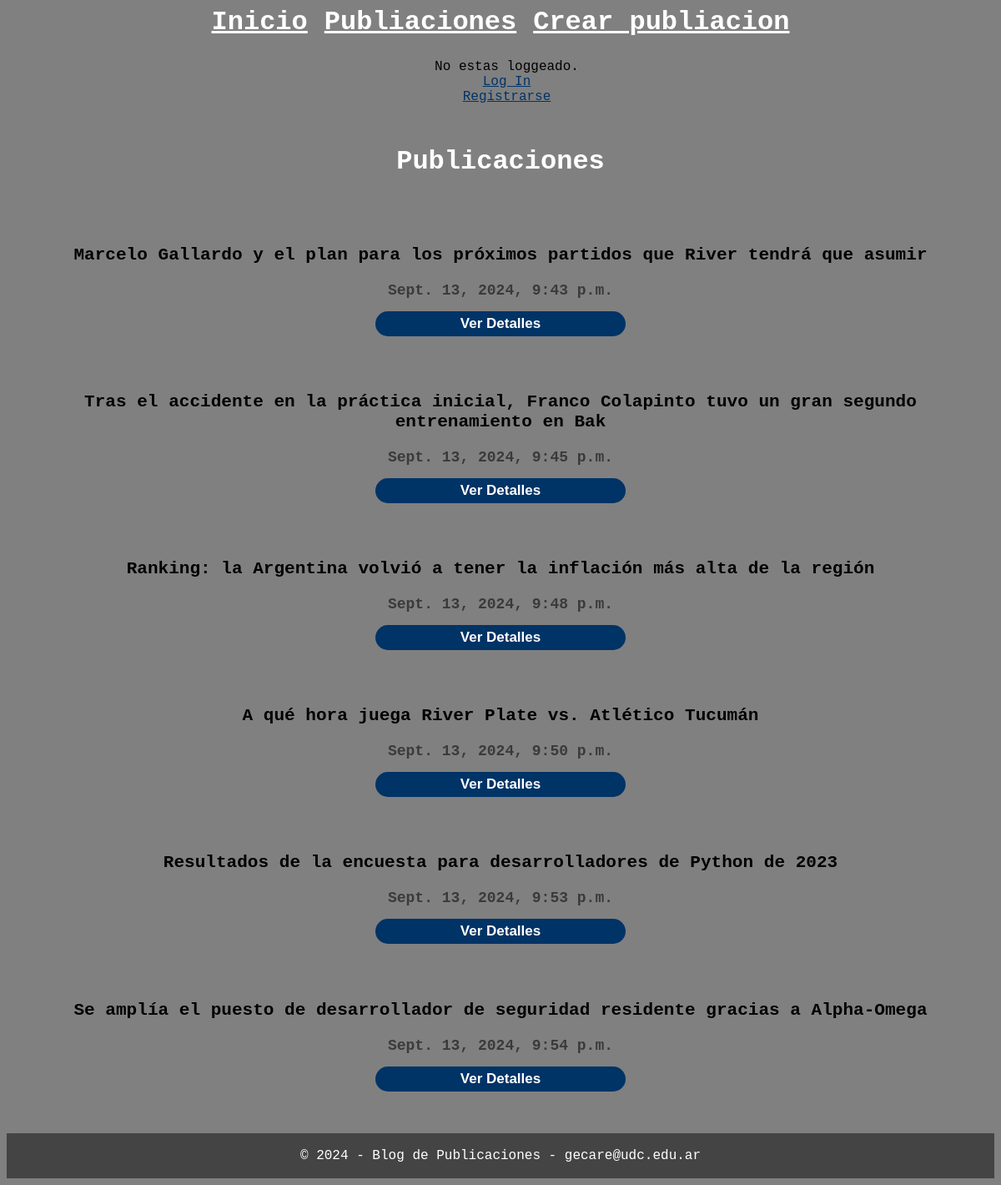
The app's page /publicaciones/ with its own data.
### post/models.py (models this page shows, shortened)
class Publicacion(models.Model):
    titulo = models.CharField(max_length=100)
    contenido = models.TextField()
    fecha_de_publicacion = models.DateTimeField(auto_now_add=True)
    autor = models.ForeignKey(User, on_delete=models.CASCADE, related_name='publicaciones')

### post/views.py (the view)
# urls.py: path('publicaciones/',Publicaciones.as_view(), name='publicaciones'),
class Publicaciones(ListView):
    model = Publicacion
    template_name = 'publicaciones.html'
    def get_queryset(self):
        return Publicacion.objects.all()

### post/templates/publicaciones.html (shortened to what this page needs)
{% extends "base.html" %}
{% block header %}
    <h1 style="margin-top: 50px; margin-bottom: 50px;">Publicaciones</h1>
{% endblock %}
{% block content %}
    {% if object_list %}
        {% for publicacion in object_list %}
            <ul class="lista-publicaciones">
                <li><h3> {{ publicacion.titulo|capfirst }} </h3></li>
                <li style="font-weight: bold; color: rgb(58, 58, 58);"> {{ publicacion.fecha_de_publicacion }}</li>
                <form method="get" action="{% url 'detalle_publicacion' publicacion.pk %}">
                    <button class="boton" type="submit">Ver Detalles</button>
                </form>
            </ul>
        {% endfor %}
    {% else %}
        <p>No hay publicaciones para mostrar.</p>
    {% endif %}
{% endblock %}

### post/static/post/styles.css (style rules this page uses)
ul { list-style-type: none; padding: 0; margin: 10px; }
body { text-align: center; background-color: grey; font-family: 'Courier New', Courier, monospace; }
h1 { color: #FFF; margin-top: 5px; margin-bottom: 25px; }
.boton { color: #FFF; font-weight: bold; width: 300px; height: 30px; border-radius: 15px; border: none; text-align: center; font-size: 17px; cursor: pointer; background-color: #003366; margin: 15px; }
.lista-publicaciones { list-style-type: none; padding: 10px; margin: 10px; font-size: large; font-weight: 400; }

### records on screen
Publicacion: titulo "Marcelo Gallardo y el plan para los próximos partidos que River tendrá que asumir", fecha_de_publicacion "Sept. 13, 2024, 9:43 p.m."
Publicacion: titulo "Tras el accidente en la práctica inicial, Franco Colapinto tuvo un gran segundo entrenamiento en Bak", fecha_de_publicacion "Sept. 13, 2024, 9:45 p.m."
Publicacion: titulo "Ranking: la Argentina volvió a tener la inflación más alta de la región", fecha_de_publicacion "Sept. 13, 2024, 9:48 p.m."
Publicacion: titulo "A qué hora juega River Plate vs. Atlético Tucumán", fecha_de_publicacion "Sept. 13, 2024, 9:50 p.m."
Publicacion: titulo "Resultados de la encuesta para desarrolladores de Python de 2023", fecha_de_publicacion "Sept. 13, 2024, 9:53 p.m."
Publicacion: titulo "Se amplía el puesto de desarrollador de seguridad residente gracias a Alpha-Omega", fecha_de_publicacion "Sept. 13, 2024, 9:54 p.m."
